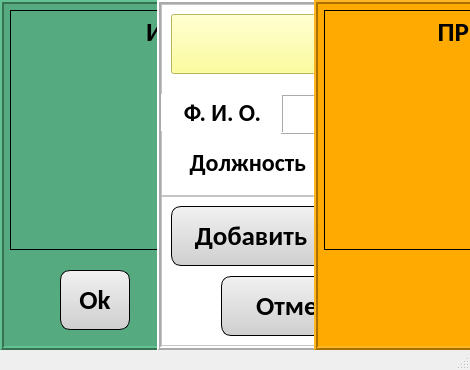
<?xml version="1.0" encoding="UTF-8"?>
<ui version="4.0">
 <class>ExecutorWindow</class>
 <widget class="QMainWindow" name="ExecutorWindow">
  <property name="geometry">
   <rect>
    <x>0</x>
    <y>0</y>
    <width>470</width>
    <height>370</height>
   </rect>
  </property>
  <property name="minimumSize">
   <size>
    <width>470</width>
    <height>370</height>
   </size>
  </property>
  <property name="maximumSize">
   <size>
    <width>1410</width>
    <height>370</height>
   </size>
  </property>
  <property name="windowTitle">
   <string>SPG-023MK</string>
  </property>
  <widget class="QWidget" name="centralwidget">
   <property name="minimumSize">
    <size>
     <width>470</width>
     <height>350</height>
    </size>
   </property>
   <layout class="QHBoxLayout" name="horizontalLayout">
    <property name="spacing">
     <number>0</number>
    </property>
    <property name="leftMargin">
     <number>0</number>
    </property>
    <property name="topMargin">
     <number>0</number>
    </property>
    <property name="rightMargin">
     <number>0</number>
    </property>
    <property name="bottomMargin">
     <number>0</number>
    </property>
    <item>
     <widget class="QFrame" name="frame_quest">
      <property name="minimumSize">
       <size>
        <width>470</width>
        <height>350</height>
       </size>
      </property>
      <property name="maximumSize">
       <size>
        <width>470</width>
        <height>350</height>
       </size>
      </property>
      <property name="styleSheet">
       <string notr="true">background-color: rgb(85, 170, 127);</string>
      </property>
      <property name="frameShape">
       <enum>QFrame::Box</enum>
      </property>
      <property name="frameShadow">
       <enum>QFrame::Raised</enum>
      </property>
      <property name="lineWidth">
       <number>2</number>
      </property>
      <widget class="QTextEdit" name="txt_quest">
       <property name="geometry">
        <rect>
         <x>10</x>
         <y>10</y>
         <width>450</width>
         <height>240</height>
        </rect>
       </property>
       <property name="font">
        <font>
         <family>Calibri</family>
         <pointsize>20</pointsize>
         <weight>75</weight>
         <bold>true</bold>
        </font>
       </property>
       <property name="styleSheet">
        <string notr="true"/>
       </property>
       <property name="frameShape">
        <enum>QFrame::Box</enum>
       </property>
       <property name="frameShadow">
        <enum>QFrame::Plain</enum>
       </property>
       <property name="verticalScrollBarPolicy">
        <enum>Qt::ScrollBarAlwaysOff</enum>
       </property>
       <property name="horizontalScrollBarPolicy">
        <enum>Qt::ScrollBarAlwaysOff</enum>
       </property>
       <property name="readOnly">
        <bool>true</bool>
       </property>
       <property name="markdown">
        <string>**ИНФОРМАЦИЯ**

</string>
       </property>
       <property name="html">
        <string>&lt;!DOCTYPE HTML PUBLIC &quot;-//W3C//DTD HTML 4.0//EN&quot; &quot;http://www.w3.org/TR/REC-html40/strict.dtd&quot;&gt;
&lt;html&gt;&lt;head&gt;&lt;meta name=&quot;qrichtext&quot; content=&quot;1&quot; /&gt;&lt;style type=&quot;text/css&quot;&gt;
p, li { white-space: pre-wrap; }
&lt;/style&gt;&lt;/head&gt;&lt;body style=&quot; font-family:'Calibri'; font-size:20pt; font-weight:600; font-style:normal;&quot;&gt;
&lt;p align=&quot;center&quot; style=&quot; margin-top:13px; margin-bottom:13px; margin-left:0px; margin-right:0px; -qt-block-indent:0; text-indent:0px;&quot;&gt;ИНФОРМАЦИЯ&lt;/p&gt;&lt;/body&gt;&lt;/html&gt;</string>
       </property>
      </widget>
      <widget class="QPushButton" name="btn_ok_quest">
       <property name="geometry">
        <rect>
         <x>60</x>
         <y>270</y>
         <width>70</width>
         <height>60</height>
        </rect>
       </property>
       <property name="minimumSize">
        <size>
         <width>70</width>
         <height>60</height>
        </size>
       </property>
       <property name="maximumSize">
        <size>
         <width>70</width>
         <height>60</height>
        </size>
       </property>
       <property name="font">
        <font>
         <family>Calibri</family>
         <pointsize>20</pointsize>
         <weight>75</weight>
         <bold>true</bold>
        </font>
       </property>
       <property name="styleSheet">
        <string notr="true">QPushButton 
{
	color: rgb(0, 0, 0);
	background-color: qlineargradient(spread:pad, x1:0.489, y1:0.0227273, x2:0.489, y2:1, stop:0 rgba(240, 240, 240, 255), stop:1 rgba(207, 207, 207, 255));

	border: 1px rgb(0, 0, 0);
	border-radius: 10px;

	border-style: outset;

	padding: 5px;
}

QPushButton:hover
{
	background-color: qlineargradient(spread:pad, x1:0.489, y1:0.0227273, x2:0.489, y2:1, stop:0 rgba(234, 246, 253, 255), stop:1 rgba(169, 219, 246, 255));
	
}
	

QPushButton:checked
{
	
	background-color: rgb(0, 0, 255);
	
}

QPushButton:enabled
{	
	color: rgb(0,0, 0);
}
QPushButton:disabled
{	
	color: rgb(175, 175, 175);
}</string>
       </property>
       <property name="text">
        <string>Ok</string>
       </property>
      </widget>
      <widget class="QPushButton" name="btn_cancel_quest">
       <property name="geometry">
        <rect>
         <x>270</x>
         <y>270</y>
         <width>150</width>
         <height>60</height>
        </rect>
       </property>
       <property name="minimumSize">
        <size>
         <width>150</width>
         <height>60</height>
        </size>
       </property>
       <property name="maximumSize">
        <size>
         <width>150</width>
         <height>60</height>
        </size>
       </property>
       <property name="font">
        <font>
         <family>Calibri</family>
         <pointsize>20</pointsize>
         <weight>75</weight>
         <bold>true</bold>
        </font>
       </property>
       <property name="styleSheet">
        <string notr="true">QPushButton 
{
	color: rgb(0, 0, 0);
	background-color: qlineargradient(spread:pad, x1:0.489, y1:0.0227273, x2:0.489, y2:1, stop:0 rgba(240, 240, 240, 255), stop:1 rgba(207, 207, 207, 255));

	border: 1px rgb(0, 0, 0);
	border-radius: 10px;

	border-style: outset;

	padding: 5px;
}

QPushButton:hover
{
	background-color: qlineargradient(spread:pad, x1:0.489, y1:0.0227273, x2:0.489, y2:1, stop:0 rgba(234, 246, 253, 255), stop:1 rgba(169, 219, 246, 255));
	
}
	

QPushButton:checked
{
	
	background-color: rgb(0, 0, 255);
	
}

QPushButton:enabled
{	
	color: rgb(0,0, 0);
}
QPushButton:disabled
{	
	color: rgb(175, 175, 175);
}</string>
       </property>
       <property name="text">
        <string>Отмена</string>
       </property>
      </widget>
     </widget>
    </item>
    <item>
     <widget class="QFrame" name="frame_main">
      <property name="minimumSize">
       <size>
        <width>470</width>
        <height>350</height>
       </size>
      </property>
      <property name="maximumSize">
       <size>
        <width>470</width>
        <height>350</height>
       </size>
      </property>
      <property name="styleSheet">
       <string notr="true">background-color: rgb(255, 255, 255);
</string>
      </property>
      <property name="frameShape">
       <enum>QFrame::Box</enum>
      </property>
      <property name="frameShadow">
       <enum>QFrame::Raised</enum>
      </property>
      <property name="lineWidth">
       <number>2</number>
      </property>
      <layout class="QVBoxLayout" name="verticalLayout">
       <property name="spacing">
        <number>0</number>
       </property>
       <property name="leftMargin">
        <number>0</number>
       </property>
       <property name="topMargin">
        <number>0</number>
       </property>
       <property name="rightMargin">
        <number>0</number>
       </property>
       <property name="bottomMargin">
        <number>0</number>
       </property>
       <item>
        <widget class="QFrame" name="frame">
         <property name="maximumSize">
          <size>
           <width>16777215</width>
           <height>16777215</height>
          </size>
         </property>
         <property name="frameShape">
          <enum>QFrame::StyledPanel</enum>
         </property>
         <property name="frameShadow">
          <enum>QFrame::Raised</enum>
         </property>
         <widget class="QComboBox" name="combo_Names">
          <property name="geometry">
           <rect>
            <x>10</x>
            <y>10</y>
            <width>450</width>
            <height>60</height>
           </rect>
          </property>
          <property name="minimumSize">
           <size>
            <width>0</width>
            <height>60</height>
           </size>
          </property>
          <property name="maximumSize">
           <size>
            <width>16777215</width>
            <height>60</height>
           </size>
          </property>
          <property name="font">
           <font>
            <family>Calibri</family>
            <pointsize>18</pointsize>
            <weight>75</weight>
            <bold>true</bold>
           </font>
          </property>
          <property name="styleSheet">
           <string notr="true">background-color: rgb(255, 255, 127);</string>
          </property>
          <property name="editable">
           <bool>false</bool>
          </property>
         </widget>
         <widget class="QLabel" name="lbl_name">
          <property name="geometry">
           <rect>
            <x>120</x>
            <y>90</y>
            <width>330</width>
            <height>40</height>
           </rect>
          </property>
          <property name="font">
           <font>
            <family>Calibri</family>
            <pointsize>18</pointsize>
            <weight>75</weight>
            <bold>true</bold>
           </font>
          </property>
          <property name="styleSheet">
           <string notr="true">background-color: rgb(255, 255, 255);</string>
          </property>
          <property name="frameShape">
           <enum>QFrame::Box</enum>
          </property>
          <property name="frameShadow">
           <enum>QFrame::Raised</enum>
          </property>
          <property name="text">
           <string>Пупкин П. П. </string>
          </property>
          <property name="alignment">
           <set>Qt::AlignCenter</set>
          </property>
         </widget>
         <widget class="QLabel" name="lbl_rank">
          <property name="geometry">
           <rect>
            <x>170</x>
            <y>140</y>
            <width>245</width>
            <height>40</height>
           </rect>
          </property>
          <property name="font">
           <font>
            <family>Calibri</family>
            <pointsize>18</pointsize>
            <weight>75</weight>
            <bold>true</bold>
           </font>
          </property>
          <property name="styleSheet">
           <string notr="true">background-color: rgb(255, 255, 255);</string>
          </property>
          <property name="frameShape">
           <enum>QFrame::Box</enum>
          </property>
          <property name="frameShadow">
           <enum>QFrame::Raised</enum>
          </property>
          <property name="text">
           <string>слесарь</string>
          </property>
          <property name="alignment">
           <set>Qt::AlignCenter</set>
          </property>
         </widget>
         <widget class="QLabel" name="lbl_txt1">
          <property name="geometry">
           <rect>
            <x>0</x>
            <y>90</y>
            <width>100</width>
            <height>37</height>
           </rect>
          </property>
          <property name="font">
           <font>
            <family>Calibri</family>
            <pointsize>18</pointsize>
            <weight>75</weight>
            <bold>true</bold>
           </font>
          </property>
          <property name="styleSheet">
           <string notr="true">background-color: rgb(255, 255, 255);</string>
          </property>
          <property name="frameShape">
           <enum>QFrame::NoFrame</enum>
          </property>
          <property name="text">
           <string>Ф. И. О.</string>
          </property>
          <property name="alignment">
           <set>Qt::AlignRight|Qt::AlignTrailing|Qt::AlignVCenter</set>
          </property>
         </widget>
         <widget class="QLabel" name="lbl_txt2">
          <property name="geometry">
           <rect>
            <x>20</x>
            <y>140</y>
            <width>125</width>
            <height>37</height>
           </rect>
          </property>
          <property name="font">
           <font>
            <family>Calibri</family>
            <pointsize>18</pointsize>
            <weight>75</weight>
            <bold>true</bold>
           </font>
          </property>
          <property name="styleSheet">
           <string notr="true">background-color: rgb(255, 255, 255);</string>
          </property>
          <property name="frameShape">
           <enum>QFrame::NoFrame</enum>
          </property>
          <property name="text">
           <string>Должность</string>
          </property>
          <property name="alignment">
           <set>Qt::AlignRight|Qt::AlignTrailing|Qt::AlignVCenter</set>
          </property>
         </widget>
        </widget>
       </item>
       <item>
        <widget class="QFrame" name="frame_2">
         <property name="maximumSize">
          <size>
           <width>16777215</width>
           <height>150</height>
          </size>
         </property>
         <property name="frameShape">
          <enum>QFrame::StyledPanel</enum>
         </property>
         <property name="frameShadow">
          <enum>QFrame::Raised</enum>
         </property>
         <widget class="QPushButton" name="btn_add">
          <property name="geometry">
           <rect>
            <x>10</x>
            <y>10</y>
            <width>160</width>
            <height>60</height>
           </rect>
          </property>
          <property name="minimumSize">
           <size>
            <width>160</width>
            <height>60</height>
           </size>
          </property>
          <property name="maximumSize">
           <size>
            <width>160</width>
            <height>60</height>
           </size>
          </property>
          <property name="font">
           <font>
            <family>Calibri</family>
            <pointsize>20</pointsize>
            <weight>75</weight>
            <bold>true</bold>
           </font>
          </property>
          <property name="styleSheet">
           <string notr="true">QPushButton 
{
	color: rgb(0, 0, 0);
	background-color: qlineargradient(spread:pad, x1:0.489, y1:0.0227273, x2:0.489, y2:1, stop:0 rgba(240, 240, 240, 255), stop:1 rgba(207, 207, 207, 255));

	border: 1px rgb(0, 0, 0);
	border-radius: 10px;

	border-style: outset;

	padding: 5px;
}

QPushButton:hover
{
	background-color: qlineargradient(spread:pad, x1:0.489, y1:0.0227273, x2:0.489, y2:1, stop:0 rgba(234, 246, 253, 255), stop:1 rgba(169, 219, 246, 255));
	
}
	

QPushButton:checked
{
	
	background-color: rgb(0, 0, 255);
	
}

QPushButton:enabled
{	
	color: rgb(0,0, 0);
}
QPushButton:disabled
{	
	color: rgb(175, 175, 175);
}</string>
          </property>
          <property name="text">
           <string>Добавить</string>
          </property>
         </widget>
         <widget class="QPushButton" name="btn_ok_select">
          <property name="geometry">
           <rect>
            <x>380</x>
            <y>10</y>
            <width>70</width>
            <height>60</height>
           </rect>
          </property>
          <property name="minimumSize">
           <size>
            <width>70</width>
            <height>60</height>
           </size>
          </property>
          <property name="maximumSize">
           <size>
            <width>70</width>
            <height>60</height>
           </size>
          </property>
          <property name="font">
           <font>
            <family>Calibri</family>
            <pointsize>20</pointsize>
            <weight>75</weight>
            <bold>true</bold>
           </font>
          </property>
          <property name="styleSheet">
           <string notr="true">QPushButton 
{
	color: rgb(0, 0, 0);
	background-color: qlineargradient(spread:pad, x1:0.489, y1:0.0227273, x2:0.489, y2:1, stop:0 rgba(240, 240, 240, 255), stop:1 rgba(207, 207, 207, 255));

	border: 1px rgb(0, 0, 0);
	border-radius: 10px;

	border-style: outset;

	padding: 5px;
}

QPushButton:hover
{
	background-color: qlineargradient(spread:pad, x1:0.489, y1:0.0227273, x2:0.489, y2:1, stop:0 rgba(234, 246, 253, 255), stop:1 rgba(169, 219, 246, 255));
	
}
	

QPushButton:checked
{
	
	background-color: rgb(0, 0, 255);
	
}

QPushButton:enabled
{	
	color: rgb(0,0, 0);
}
QPushButton:disabled
{	
	color: rgb(175, 175, 175);
}</string>
          </property>
          <property name="text">
           <string>Ok</string>
          </property>
         </widget>
         <widget class="QPushButton" name="btn_del">
          <property name="geometry">
           <rect>
            <x>190</x>
            <y>10</y>
            <width>160</width>
            <height>60</height>
           </rect>
          </property>
          <property name="minimumSize">
           <size>
            <width>160</width>
            <height>60</height>
           </size>
          </property>
          <property name="maximumSize">
           <size>
            <width>160</width>
            <height>60</height>
           </size>
          </property>
          <property name="font">
           <font>
            <family>Calibri</family>
            <pointsize>20</pointsize>
            <weight>75</weight>
            <bold>true</bold>
           </font>
          </property>
          <property name="styleSheet">
           <string notr="true">QPushButton 
{
	color: rgb(0, 0, 0);
	background-color: qlineargradient(spread:pad, x1:0.489, y1:0.0227273, x2:0.489, y2:1, stop:0 rgba(240, 240, 240, 255), stop:1 rgba(207, 207, 207, 255));

	border: 1px rgb(0, 0, 0);
	border-radius: 10px;

	border-style: outset;

	padding: 5px;
}

QPushButton:hover
{
	background-color: qlineargradient(spread:pad, x1:0.489, y1:0.0227273, x2:0.489, y2:1, stop:0 rgba(234, 246, 253, 255), stop:1 rgba(169, 219, 246, 255));
	
}
	

QPushButton:checked
{
	
	background-color: rgb(0, 0, 255);
	
}

QPushButton:enabled
{	
	color: rgb(0,0, 0);
}
QPushButton:disabled
{	
	color: rgb(175, 175, 175);
}</string>
          </property>
          <property name="text">
           <string>Удалить</string>
          </property>
         </widget>
         <widget class="QPushButton" name="btn_cancel_select">
          <property name="geometry">
           <rect>
            <x>60</x>
            <y>80</y>
            <width>160</width>
            <height>60</height>
           </rect>
          </property>
          <property name="minimumSize">
           <size>
            <width>160</width>
            <height>60</height>
           </size>
          </property>
          <property name="maximumSize">
           <size>
            <width>160</width>
            <height>60</height>
           </size>
          </property>
          <property name="font">
           <font>
            <family>Calibri</family>
            <pointsize>20</pointsize>
            <weight>75</weight>
            <bold>true</bold>
           </font>
          </property>
          <property name="styleSheet">
           <string notr="true">QPushButton 
{
	color: rgb(0, 0, 0);
	background-color: qlineargradient(spread:pad, x1:0.489, y1:0.0227273, x2:0.489, y2:1, stop:0 rgba(240, 240, 240, 255), stop:1 rgba(207, 207, 207, 255));

	border: 1px rgb(0, 0, 0);
	border-radius: 10px;

	border-style: outset;

	padding: 5px;
}

QPushButton:hover
{
	background-color: qlineargradient(spread:pad, x1:0.489, y1:0.0227273, x2:0.489, y2:1, stop:0 rgba(234, 246, 253, 255), stop:1 rgba(169, 219, 246, 255));
	
}
	

QPushButton:checked
{
	
	background-color: rgb(0, 0, 255);
	
}

QPushButton:enabled
{	
	color: rgb(0,0, 0);
}
QPushButton:disabled
{	
	color: rgb(175, 175, 175);
}</string>
          </property>
          <property name="text">
           <string>Отмена</string>
          </property>
         </widget>
         <widget class="QPushButton" name="btn_exit">
          <property name="geometry">
           <rect>
            <x>280</x>
            <y>80</y>
            <width>160</width>
            <height>60</height>
           </rect>
          </property>
          <property name="minimumSize">
           <size>
            <width>160</width>
            <height>60</height>
           </size>
          </property>
          <property name="maximumSize">
           <size>
            <width>160</width>
            <height>60</height>
           </size>
          </property>
          <property name="font">
           <font>
            <family>Calibri</family>
            <pointsize>20</pointsize>
            <weight>75</weight>
            <bold>true</bold>
           </font>
          </property>
          <property name="styleSheet">
           <string notr="true">QPushButton 
{
	color: rgb(0, 0, 0);
	background-color: qlineargradient(spread:pad, x1:0.489, y1:0.0227273, x2:0.489, y2:1, stop:0 rgba(240, 240, 240, 255), stop:1 rgba(207, 207, 207, 255));

	border: 1px rgb(0, 0, 0);
	border-radius: 10px;

	border-style: outset;

	padding: 5px;
}

QPushButton:hover
{
	background-color: qlineargradient(spread:pad, x1:0.489, y1:0.0227273, x2:0.489, y2:1, stop:0 rgba(234, 246, 253, 255), stop:1 rgba(169, 219, 246, 255));
	
}
	

QPushButton:checked
{
	
	background-color: rgb(0, 0, 255);
	
}

QPushButton:enabled
{	
	color: rgb(0,0, 0);
}
QPushButton:disabled
{	
	color: rgb(175, 175, 175);
}</string>
          </property>
          <property name="text">
           <string>Выход</string>
          </property>
         </widget>
        </widget>
       </item>
      </layout>
     </widget>
    </item>
    <item>
     <widget class="QFrame" name="frame_warning">
      <property name="minimumSize">
       <size>
        <width>470</width>
        <height>350</height>
       </size>
      </property>
      <property name="maximumSize">
       <size>
        <width>470</width>
        <height>350</height>
       </size>
      </property>
      <property name="styleSheet">
       <string notr="true">background-color: rgb(255, 170, 0);</string>
      </property>
      <property name="frameShape">
       <enum>QFrame::Box</enum>
      </property>
      <property name="frameShadow">
       <enum>QFrame::Raised</enum>
      </property>
      <property name="lineWidth">
       <number>2</number>
      </property>
      <widget class="QTextEdit" name="txt_warning">
       <property name="geometry">
        <rect>
         <x>10</x>
         <y>10</y>
         <width>450</width>
         <height>240</height>
        </rect>
       </property>
       <property name="font">
        <font>
         <family>Calibri</family>
         <pointsize>20</pointsize>
         <weight>75</weight>
         <bold>true</bold>
        </font>
       </property>
       <property name="styleSheet">
        <string notr="true"/>
       </property>
       <property name="frameShape">
        <enum>QFrame::Box</enum>
       </property>
       <property name="frameShadow">
        <enum>QFrame::Plain</enum>
       </property>
       <property name="verticalScrollBarPolicy">
        <enum>Qt::ScrollBarAlwaysOff</enum>
       </property>
       <property name="horizontalScrollBarPolicy">
        <enum>Qt::ScrollBarAlwaysOff</enum>
       </property>
       <property name="readOnly">
        <bool>true</bool>
       </property>
       <property name="markdown">
        <string>**ПРЕДУПРЕЖДЕНИЕ**

</string>
       </property>
       <property name="html">
        <string>&lt;!DOCTYPE HTML PUBLIC &quot;-//W3C//DTD HTML 4.0//EN&quot; &quot;http://www.w3.org/TR/REC-html40/strict.dtd&quot;&gt;
&lt;html&gt;&lt;head&gt;&lt;meta name=&quot;qrichtext&quot; content=&quot;1&quot; /&gt;&lt;style type=&quot;text/css&quot;&gt;
p, li { white-space: pre-wrap; }
&lt;/style&gt;&lt;/head&gt;&lt;body style=&quot; font-family:'Calibri'; font-size:20pt; font-weight:600; font-style:normal;&quot;&gt;
&lt;p align=&quot;center&quot; style=&quot; margin-top:13px; margin-bottom:13px; margin-left:0px; margin-right:0px; -qt-block-indent:0; text-indent:0px;&quot;&gt;ПРЕДУПРЕЖДЕНИЕ&lt;/p&gt;
&lt;p align=&quot;center&quot; style=&quot;-qt-paragraph-type:empty; margin-top:13px; margin-bottom:13px; margin-left:0px; margin-right:0px; -qt-block-indent:0; text-indent:0px;&quot;&gt;&lt;br /&gt;&lt;/p&gt;&lt;/body&gt;&lt;/html&gt;</string>
       </property>
      </widget>
      <widget class="QPushButton" name="btn_ok_warning">
       <property name="geometry">
        <rect>
         <x>200</x>
         <y>270</y>
         <width>70</width>
         <height>60</height>
        </rect>
       </property>
       <property name="minimumSize">
        <size>
         <width>70</width>
         <height>60</height>
        </size>
       </property>
       <property name="maximumSize">
        <size>
         <width>70</width>
         <height>60</height>
        </size>
       </property>
       <property name="font">
        <font>
         <family>Calibri</family>
         <pointsize>20</pointsize>
         <weight>75</weight>
         <bold>true</bold>
        </font>
       </property>
       <property name="styleSheet">
        <string notr="true">QPushButton 
{
	color: rgb(0, 0, 0);
	background-color: qlineargradient(spread:pad, x1:0.489, y1:0.0227273, x2:0.489, y2:1, stop:0 rgba(240, 240, 240, 255), stop:1 rgba(207, 207, 207, 255));

	border: 1px rgb(0, 0, 0);
	border-radius: 10px;

	border-style: outset;

	padding: 5px;
}

QPushButton:hover
{
	background-color: qlineargradient(spread:pad, x1:0.489, y1:0.0227273, x2:0.489, y2:1, stop:0 rgba(234, 246, 253, 255), stop:1 rgba(169, 219, 246, 255));
	
}
	

QPushButton:checked
{
	
	background-color: rgb(0, 0, 255);
	
}

QPushButton:enabled
{	
	color: rgb(0,0, 0);
}
QPushButton:disabled
{	
	color: rgb(175, 175, 175);
}</string>
       </property>
       <property name="text">
        <string>Ok</string>
       </property>
      </widget>
     </widget>
    </item>
   </layout>
   <zorder>frame_main</zorder>
   <zorder>frame_warning</zorder>
   <zorder>frame_quest</zorder>
  </widget>
  <widget class="QStatusBar" name="statusbar"/>
 </widget>
 <resources/>
 <connections/>
</ui>
